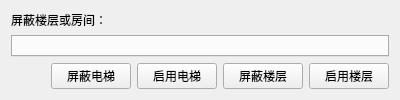
           <widget class="QWidget" name="page_maketoolcard_maskroom">
            <layout class="QVBoxLayout" name="verticalLayout_53">
             <item>
              <widget class="QLabel" name="label_102">
               <property name="text">
                <string>屏蔽楼层或房间：</string>
               </property>
              </widget>
             </item>
             <item>
              <widget class="QTabWidget" name="tabWidget_rooms">
               <property name="currentIndex">
                <number>-1</number>
               </property>
              </widget>
             </item>
             <item>
              <layout class="QHBoxLayout" name="horizontalLayout_81">
               <item>
                <spacer name="horizontalSpacer_42">
                 <property name="orientation">
                  <enum>Qt::Horizontal</enum>
                 </property>
                 <property name="sizeHint" stdset="0">
                  <size>
                   <width>40</width>
                   <height>20</height>
                  </size>
                 </property>
                </spacer>
               </item>
               <item>
                <widget class="QPushButton" name="btn_maskelevt">
                 <property name="text">
                  <string>屏蔽电梯</string>
                 </property>
                </widget>
               </item>
               <item>
                <widget class="QPushButton" name="btn_enablelevt">
                 <property name="text">
                  <string>启用电梯</string>
                 </property>
                </widget>
               </item>
               <item>
                <widget class="QPushButton" name="btn_maskfloor">
                 <property name="text">
                  <string>屏蔽楼层</string>
                 </property>
                </widget>
               </item>
               <item>
                <widget class="QPushButton" name="btn_enablefloor">
                 <property name="text">
                  <string>启用楼层</string>
                 </property>
                </widget>
               </item>
              </layout>
             </item>
            </layout>
           </widget>
